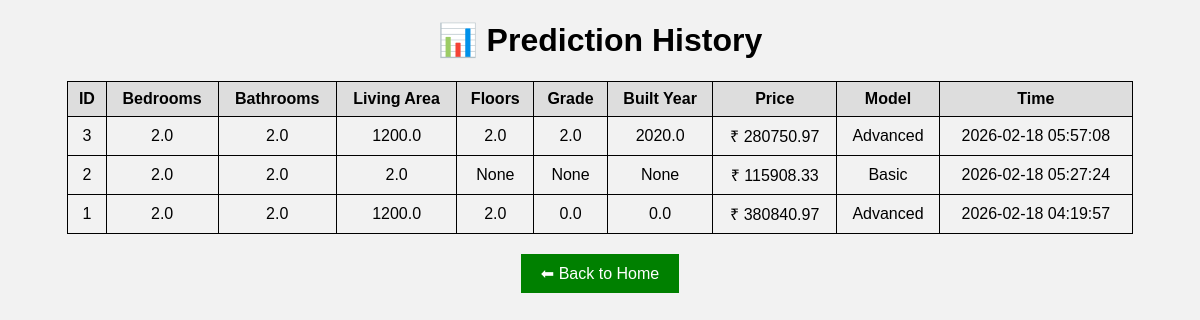
Before: /history with the older database file.
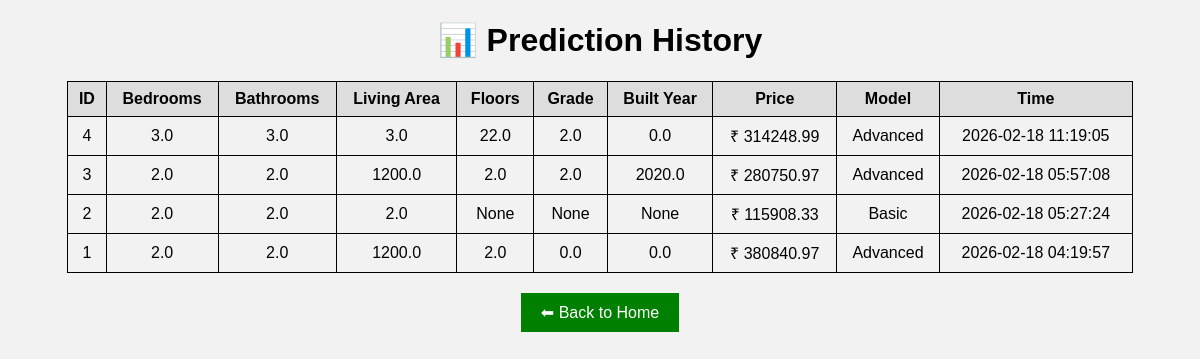
After: the same page with the newer database file.
### tables this page shows
CREATE TABLE predictions (
            id INTEGER PRIMARY KEY AUTOINCREMENT,
            bedrooms REAL,
            bathrooms REAL,
            living_area REAL,
            floors REAL,
            grade REAL,
            built_year REAL,
            price REAL,
            model TEXT,
            time TIMESTAMP DEFAULT CURRENT_TIMESTAMP
        );

### app.py (the view)
@app.route("/history")
def history():
    conn = sqlite3.connect("predictions.db")
    conn.row_factory = sqlite3.Row
    cursor = conn.cursor()
    cursor.execute("SELECT * FROM predictions ORDER BY id DESC")
    rows = cursor.fetchall()
    conn.close()
    return render_template("history.html", rows=rows)

### templates/history.html (shortened to what this page needs)
<!DOCTYPE html>
<html>
<head>
</head>
<body>
<h1>📊 Prediction History</h1>
<table>
<tr>
    <th>ID</th>
    <th>Bedrooms</th>
    <th>Bathrooms</th>
    <th>Living Area</th>
    <th>Floors</th>
    <th>Grade</th>
    <th>Built Year</th>
    <th>Price</th>
    <th>Model</th>
    <th>Time</th>
</tr>
{% for row in rows %}
<tr>
    <td>{{ row['id'] }}</td>
    <td>{{ row['bedrooms'] }}</td>
    <td>{{ row['bathrooms'] }}</td>
    <td>{{ row['living_area'] }}</td>
    <td>{{ row['floors'] }}</td>
    <td>{{ row['grade'] }}</td>
    <td>{{ row['built_year'] }}</td>
    <td>₹ {{ row['price'] }}</td>
    <td>{{ row['model'] }}</td>
    <td>{{ row['time'] }}</td>
</tr>
{% endfor %}
</table>
<a href="/">⬅ Back to Home</a>
</body>
</html>

### templates/history.html (style rules this page uses)
body { font-family: Arial; text-align: center; background-color: #f2f2f2; }
table { margin: auto; border-collapse: collapse; width: 90%; }
th, td { border: 1px solid black; padding: 8px; }
th { background-color: #ddd; }
a { display: inline-block; margin-top: 20px; padding: 10px 20px; background-color: green; color: white; text-decoration: none; }

Changed rows visible on the page:
added predictions: id "4", bedrooms "3.0", bathrooms "3.0", living_area "3.0", floors "22.0", grade "2.0", built_year "0.0", price "314248.99", model "Advanced", time "2026-02-18 11:19:05"
